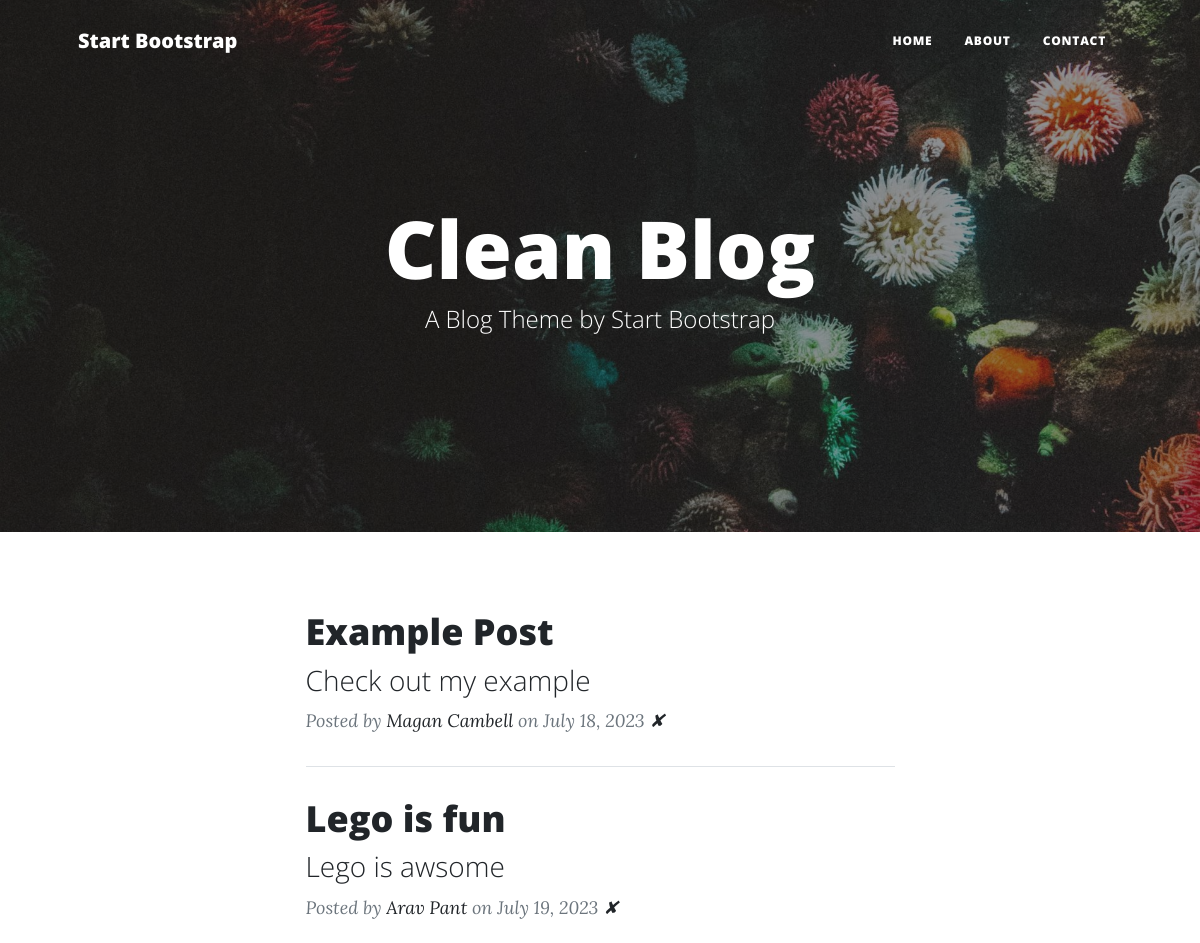
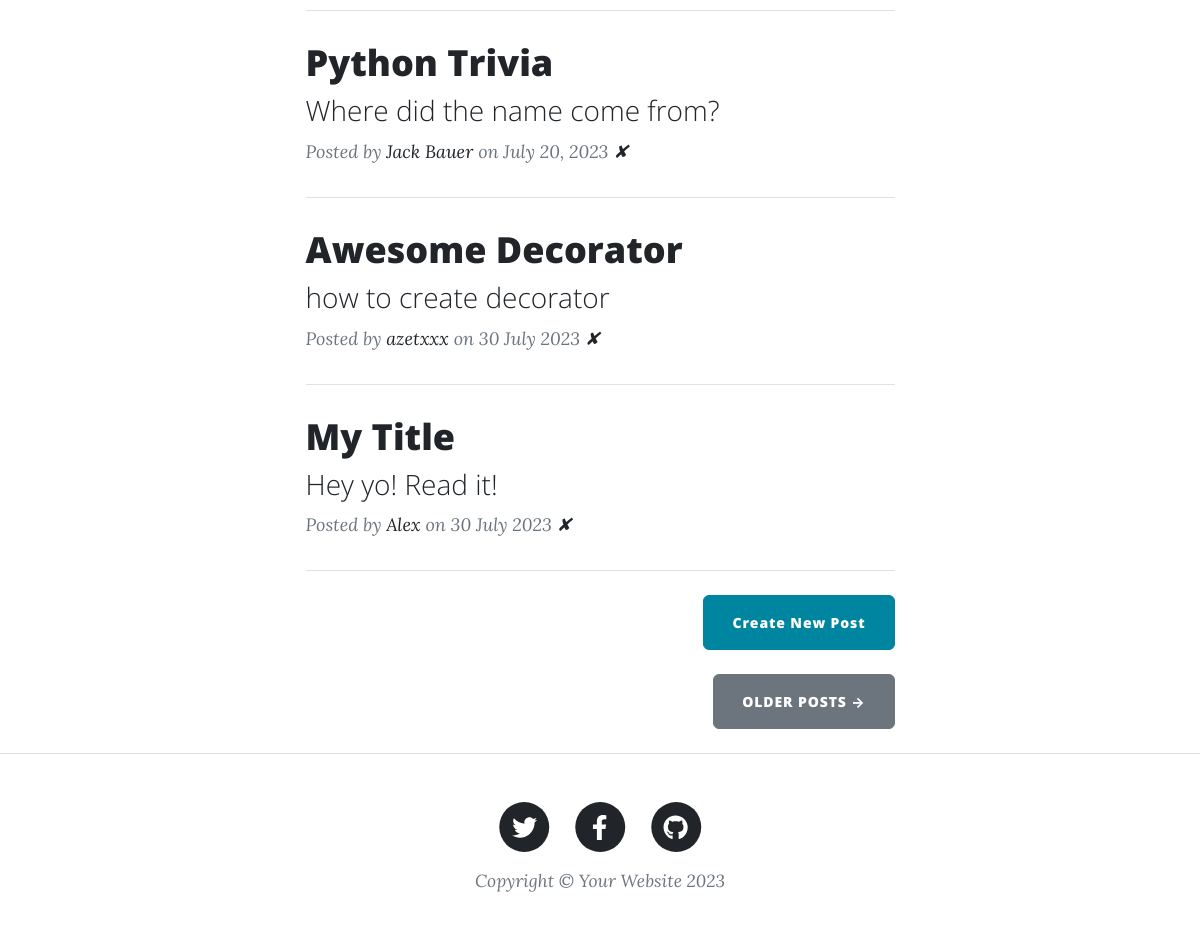
Before: / with the older database file (2 pictures, top to bottom).
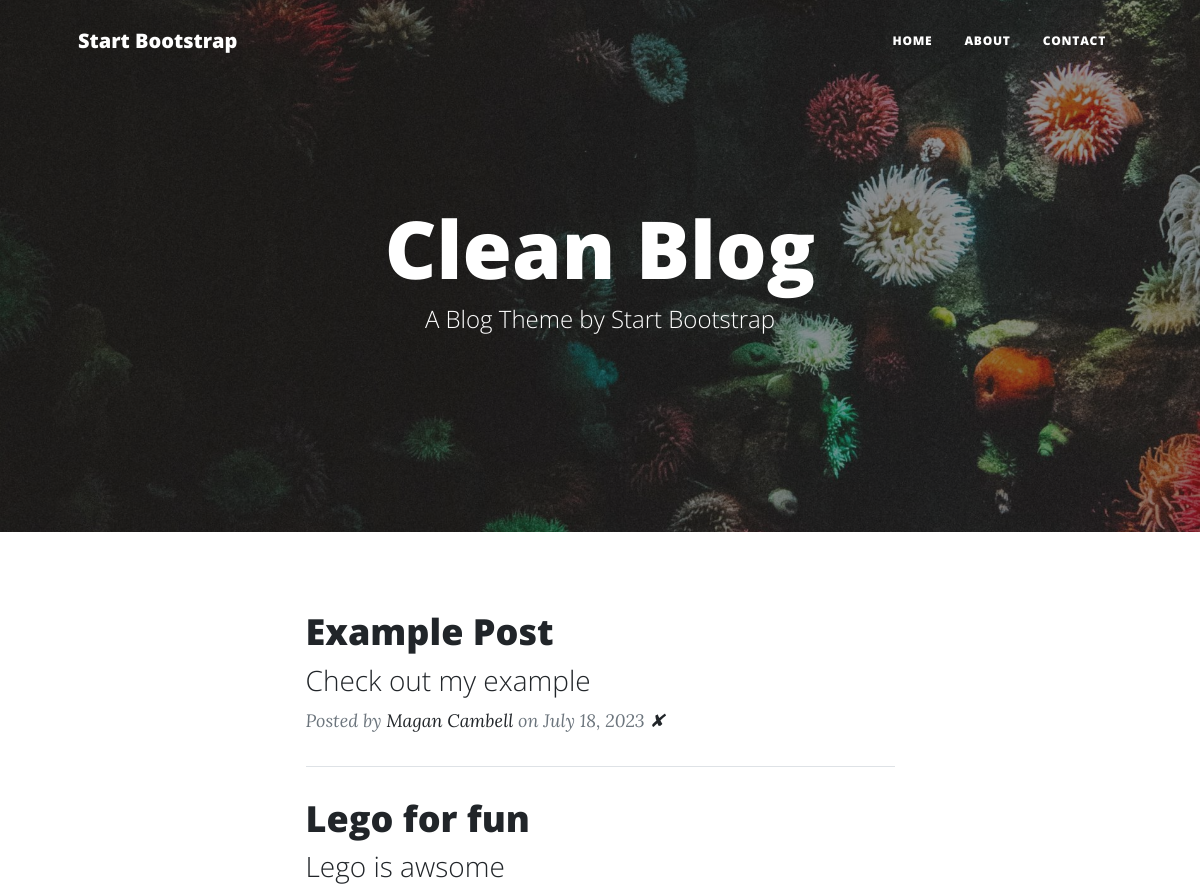
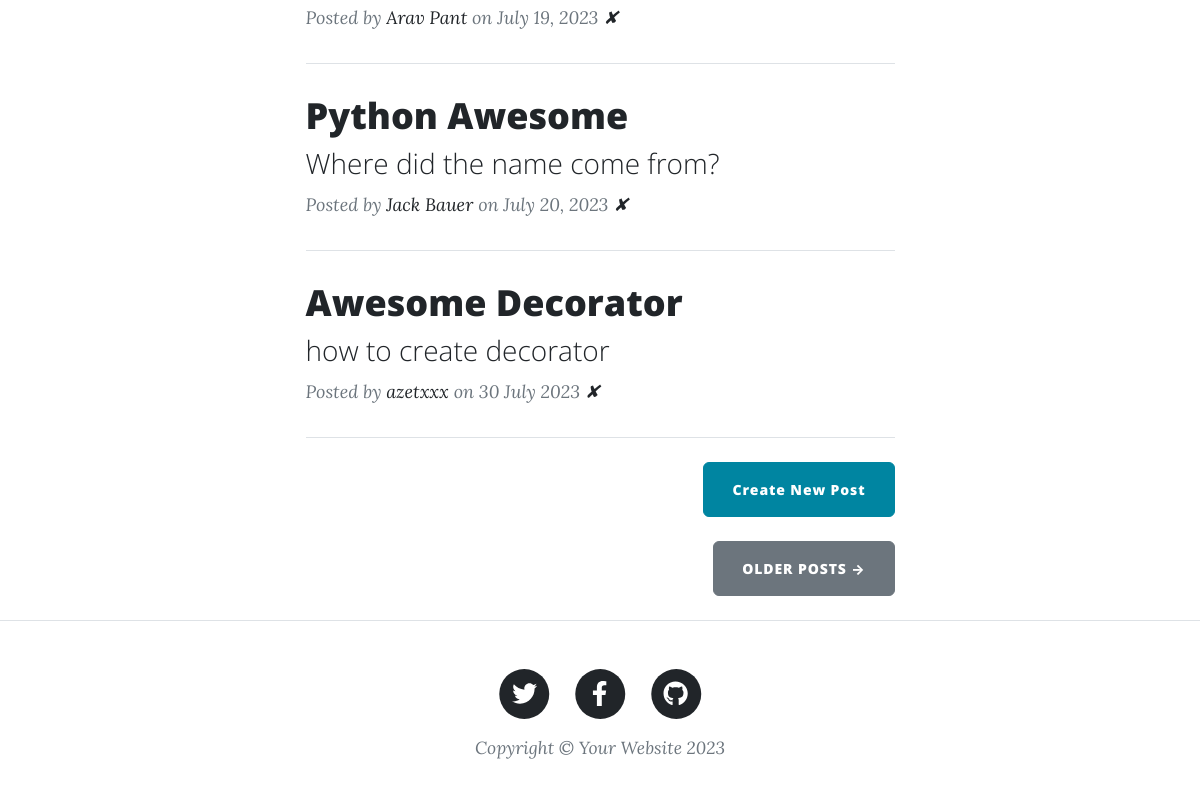
After: the same page with the newer database file (2 pictures, top to bottom).
### main.py (models this page shows)
class BlogPost(db.Model):
    id = db.Column(db.Integer, primary_key=True)
    title = db.Column(db.String(250), unique=True, nullable=False)
    subtitle = db.Column(db.String(250), nullable=False)
    date = db.Column(db.String(250), nullable=False)
    body = db.Column(db.Text, nullable=False)
    author = db.Column(db.String(250), nullable=False)
    img_url = db.Column(db.String(250), nullable=False)

### main.py (the view)
@app.route('/')
def get_all_posts():
    result = db.session.execute(db.select(BlogPost))
    posts = result.scalars().all()
    return render_template("index.html", all_posts=posts)

### templates/index.html
{% include "header.html" %}
<header
  class="masthead"
  style="background-image: url('../static/assets/img/home-bg.jpg')"
>
  <div class="container position-relative px-4 px-lg-5">
    <div class="row gx-4 gx-lg-5 justify-content-center">
      <div class="col-md-10 col-lg-8 col-xl-7">
        <div class="site-heading">
          <h1>Clean Blog</h1>
          <span class="subheading">A Blog Theme by Start Bootstrap</span>
        </div>
      </div>
    </div>
  </div>
</header>
<div class="container px-4 px-lg-5">
  <div class="row gx-4 gx-lg-5 justify-content-center">
    <div class="col-md-10 col-lg-8 col-xl-7">
      {% for post in all_posts %}
      <div class="post-preview">
        <a href="{{ url_for('show_post', post_id=post.id) }}">
          <h2 class="post-title">{{ post.title }}</h2>
          <h3 class="post-subtitle">{{ post.subtitle }}</h3>
        </a>
        <p class="post-meta">
          Posted by
          <a href="#">{{post.author}}</a>
          on {{post.date}}
          <a href="{{ url_for('delete_post', post_id=post.id)}}">✘</a>
        </p>
      </div>
      <hr class="my-4" />
      {% endfor %}
      <div class="d-flex justify-content-end mb-4">
        <a
          class="btn btn-primary float-right"
          href="{{ url_for('add_new_post')}}"
          >Create New Post</a
        >
      </div>
      <div class="d-flex justify-content-end mb-4">
        <a class="btn btn-secondary text-uppercase" href="#!">Older Posts →</a>
      </div>
    </div>
  </div>
</div>
{% include "footer.html" %}

### templates/header.html (shortened to what this page needs)
<!DOCTYPE html>
<html lang="en">
  <head>
    {% block styles %}
    {{ bootstrap.load_css() }}
    <link
      href="{{ url_for('static', filename='css/styles.css') }}"
      rel="stylesheet"
    />
    {% endblock %}
  </head>
  <body>
    <nav class="navbar navbar-expand-lg navbar-light" id="mainNav">
      <div class="container px-4 px-lg-5">
        <a class="navbar-brand" href="/">Start Bootstrap</a>
        <div class="collapse navbar-collapse" id="navbarResponsive">
          <ul class="navbar-nav ms-auto py-4 py-lg-0">
            <li class="nav-item">
              <a
                class="nav-link px-lg-3 py-3 py-lg-4"
                href="{{ url_for('get_all_posts') }}"
                >Home</a
              >
            </li>
            <li class="nav-item">
              <a
                class="nav-link px-lg-3 py-3 py-lg-4"
                href="{{ url_for('about') }}"
                >About</a
              >
            </li>
            <li class="nav-item">
              <a
                class="nav-link px-lg-3 py-3 py-lg-4"
                href="{{ url_for('contact') }}"
                >Contact</a
              >
            </li>
          </ul>
        </div>
      </div>
    </nav>

### templates/footer.html (shortened to what this page needs)
        <footer class="border-top">
          <div class="container px-4 px-lg-5">
              <div class="row gx-4 gx-lg-5 justify-content-center">
                  <div class="col-md-10 col-lg-8 col-xl-7">
                      <ul class="list-inline text-center">
                          <li class="list-inline-item">
                              <a href="#!">
                                  <span class="fa-stack fa-lg">
                                      <i class="fas fa-circle fa-stack-2x"></i>
                                      <i class="fab fa-twitter fa-stack-1x fa-inverse"></i>
                                  </span>
                              </a>
                          </li>
                          <li class="list-inline-item">
                              <a href="#!">
                                  <span class="fa-stack fa-lg">
                                      <i class="fas fa-circle fa-stack-2x"></i>
                                      <i class="fab fa-facebook-f fa-stack-1x fa-inverse"></i>
                                  </span>
                              </a>
                          </li>
                          <li class="list-inline-item">
                              <a href="#!">
                                  <span class="fa-stack fa-lg">
                                      <i class="fas fa-circle fa-stack-2x"></i>
                                      <i class="fab fa-github fa-stack-1x fa-inverse"></i>
                                  </span>
                              </a>
                          </li>
                      </ul>
                      <div class="small text-center text-muted fst-italic">Copyright &copy; Your Website 2023</div>
                  </div>
              </div>
          </div>
      </footer>
  </body>
</html>

Changed rows visible on the page:
removed BlogPost: title "My Title", subtitle "Hey yo! Read it!", author "Alex", date "30 July 2023"
changed BlogPost "Lego is awsome": title "Lego is fun" → "Lego for fun"
changed BlogPost "Where did the name come from?": title "Python Trivia" → "Python Awesome"
